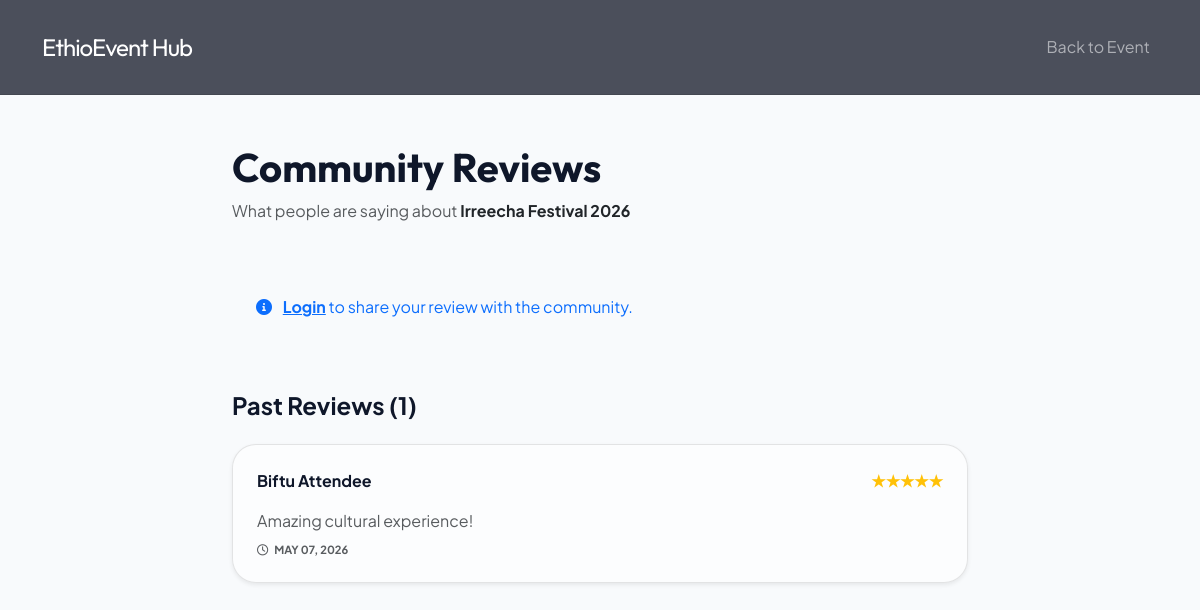
The app's page /pages/reviews.php?event_id=1 with its own data.
### tables this page shows
CREATE TABLE events (
    id INT AUTO_INCREMENT PRIMARY KEY,
    organizer_id INT NOT NULL,
    category_id INT NOT NULL,
    title VARCHAR(200) NOT NULL,
    description TEXT,
    event_date DATE NOT NULL,
    venue VARCHAR(200),
    capacity INT DEFAULT 100,
    price DECIMAL(10, 2) DEFAULT 0.00,
    image VARCHAR(255),
    created_at TIMESTAMP DEFAULT CURRENT_TIMESTAMP,
    FOREIGN KEY (organizer_id) REFERENCES users(id) ON DELETE CASCADE,
    FOREIGN KEY (category_id) REFERENCES categories(id) ON DELETE CASCADE
);

CREATE TABLE reviews (
    id INT AUTO_INCREMENT PRIMARY KEY,
    user_id INT NOT NULL,
    event_id INT NOT NULL,
    rating INT CHECK (
        rating BETWEEN 1 AND 5
    ),
    comment TEXT,
    created_at TIMESTAMP DEFAULT CURRENT_TIMESTAMP,
    FOREIGN KEY (user_id) REFERENCES users(id),
    FOREIGN KEY (event_id) REFERENCES events(id) ON DELETE CASCADE,
    UNIQUE KEY unique_review (user_id, event_id)
);

CREATE TABLE users (
    id INT AUTO_INCREMENT PRIMARY KEY,
    name VARCHAR(100) NOT NULL,
    email VARCHAR(100) UNIQUE NOT NULL,
    password VARCHAR(255) NOT NULL,
    role ENUM('attendee', 'organizer', 'admin') DEFAULT 'attendee',
    phone VARCHAR(20),
    reset_token VARCHAR(255),
    token_expiry DATETIME,
    created_at TIMESTAMP DEFAULT CURRENT_TIMESTAMP
);

### pages/reviews.php (the view, shortened to what this page needs)
<?php
$event_id = $_GET['event_id'] ?? 0;
$pdo = getDB();
$stmt = $pdo->prepare("SELECT * FROM events WHERE id = ?");
$stmt->execute([$event_id]);
$event = $stmt->fetch();
$stmt = $pdo->prepare("SELECT r.*, u.name FROM reviews r JOIN users u ON r.user_id = u.id WHERE r.event_id = ? ORDER BY r.created_at DESC");
$stmt->execute([$event_id]);
$reviews = $stmt->fetchAll();
?>
<!DOCTYPE html>
<html lang="en">
<head>
    <link href="https://cdn.jsdelivr.net/npm/bootstrap@5.3.0/dist/css/bootstrap.min.css" rel="stylesheet">
    <link rel="stylesheet" href="../assets/css/style.css">
    <link rel="stylesheet" href="https://cdnjs.cloudflare.com/ajax/libs/font-awesome/6.0.0/css/all.min.css">
</head>
<body>
    <nav class="navbar navbar-expand-lg navbar-dark sticky-top">
        <div class="container">
            <a class="navbar-brand" href="../index.php">EthioEvent Hub</a>
            <div class="collapse navbar-collapse">
                <ul class="navbar-nav ms-auto">
                    <li class="nav-item"><a class="nav-link" href="event_details.php?id=<?= $event_id ?>">Back to Event</a></li>
                </ul>
            </div>
        </div>
    </nav>
    <div class="container py-5">
        <div class="row justify-content-center">
            <div class="col-lg-8">
                <div class="mb-5 animate-fade-in">
                    <h1 class="fw-bold display-6 mb-2">Community Reviews</h1>
                    <p class="text-muted">What people are saying about <span class="fw-bold text-dark"><?= htmlspecialchars($event['title']) ?></span></p>
                </div>
                <?php if (isset($_SESSION['user_id'])): ?>
                <div class="card p-4 mb-5 shadow-sm border-0 animate-fade-in">
                    <h5 class="fw-bold mb-4">Share Your Experience</h5>
                    <form method="POST">
                        <div class="row g-3">
                            <div class="col-md-4">
                                <label class="form-label fw-bold small">Rating</label>
                                <select name="rating" class="form-select" required>
                                    <option value="5">5 ★★★★★ (Excellent)</option>
                                    <option value="4">4 ★★★★☆ (Good)</option>
                                    <option value="3">3 ★★★☆☆ (Average)</option>
                                    <option value="2">2 ★★☆☆☆ (Poor)</option>
                                    <option value="1">1 ★☆☆☆☆ (Terrible)</option>
                                </select>
                            </div>
                            <div class="col-12">
                                <label class="form-label fw-bold small">Your Comment</label>
                                <textarea name="comment" class="form-control" rows="3" placeholder="Tell others about your experience..." required></textarea>
                            </div>
                            <div class="col-12 text-end">
                                <button type="submit" class="btn btn-primary px-4 py-2">Post Review</button>
                            </div>
                        </div>
                    </form>
                </div>
                <?php else: ?>
                    <div class="alert bg-soft-primary text-primary border-0 p-4 mb-5">
                        <i class="fas fa-info-circle me-2"></i> <a href="login.php" class="fw-bold text-primary">Login</a> to share your review with the community.
                    </div>
                <?php endif; ?>
                <div class="reviews-list">
                    <h4 class="fw-bold mb-4">Past Reviews (<?= count($reviews) ?>)</h4>
                    <?php if (count($reviews) > 0): ?>
                        <?php foreach ($reviews as $r): ?>
                            <div class="card p-4 mb-3 border-0 shadow-sm animate-fade-in">
                                <div class="d-flex justify-content-between align-items-center mb-3">
                                    <h6 class="fw-bold mb-0"><?= htmlspecialchars($r['name']) ?></h6>
                                    <div class="text-warning fw-bold">
                                        <?php for($i=1; $i<=5; $i++) echo $i <= $r['rating'] ? '★' : '☆'; ?>
                                    </div>
                                </div>
                                <p class="text-muted mb-2"><?= htmlspecialchars($r['comment']) ?></p>
                                <small class="text-uppercase fw-bold text-muted" style="font-size: 0.7rem;">
                                    <i class="far fa-clock me-1"></i> <?= date('M d, Y', strtotime($r['created_at'])) ?>
                                </small>
                            </div>
                        <?php endforeach; ?>
                    <?php endif; ?>
                </div>
            </div>
        </div>
    </div>
</body>
</html>

### assets/css/style.css (style rules this page uses)
:root { --primary: #0f172a; --accent: #6366f1; --accent-light: #a5b4fc; --secondary: #ec4899; --bg-color: #f8fafc; --text-color: #0f172a; --card-bg: rgba(255, 255, 255, 0.8); --nav-bg: rgba(255, 255, 255, 0.8); --glass: rgba(255, 255, 255, 0.5); --glass-border: rgba(0, 0, 0, 0.1); }
body { background: var(--bg-color); color: var(--text-color); font-family: 'Plus Jakarta Sans', sans-serif; overflow-x: hidden; transition: background 0.4s ease, color 0.4s ease; }
h1, h2, h3, .navbar-brand { font-family: 'Outfit', sans-serif; }
.animate-fade-in { animation: fadeIn 1s ease forwards; }
.navbar { background: rgba(2, 6, 23, 0.7) !important; -webkit-backdrop-filter: var(--glass-blur); backdrop-filter: var(--glass-blur); border-bottom: 1px solid var(--glass-border); padding: 1.5rem 0; }
.navbar-brand { font-size: 1.5rem; letter-spacing: -1px; }
.card, .stat-item, .category-card { background: var(--glass) !important; -webkit-backdrop-filter: var(--glass-blur); backdrop-filter: var(--glass-blur); border: 1px solid var(--glass-border) !important; border-radius: 24px; transition: all 0.4s cubic-bezier(0.4, 0, 0.2, 1); color: var(--white) !important; }

### records on screen
events: title "Irreecha Festival 2026"
reviews: user.name "Biftu Attendee", comment "Amazing cultural experience!", created_at "MAY 07, 2026"

### other values on screen
count($reviews) "1"
